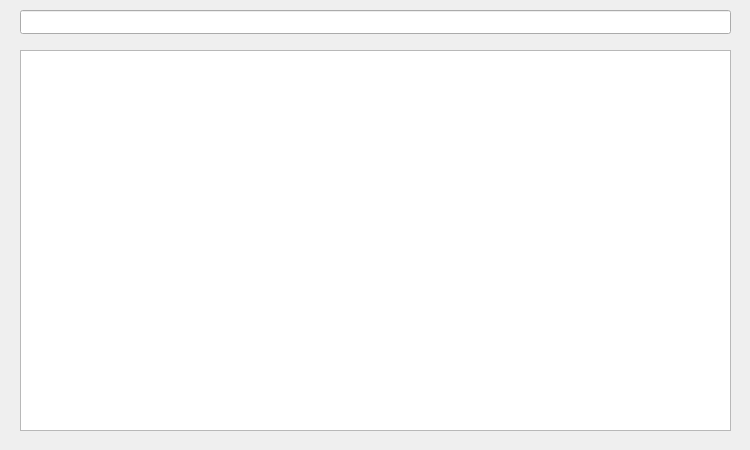
<?xml version="1.0" encoding="UTF-8"?>
<ui version="4.0">
 <class>CMD</class>
 <widget class="QMainWindow" name="CMD">
  <property name="geometry">
   <rect>
    <x>0</x>
    <y>0</y>
    <width>750</width>
    <height>450</height>
   </rect>
  </property>
  <property name="minimumSize">
   <size>
    <width>750</width>
    <height>450</height>
   </size>
  </property>
  <property name="maximumSize">
   <size>
    <width>750</width>
    <height>450</height>
   </size>
  </property>
  <property name="windowTitle">
   <string>CMD</string>
  </property>
  <widget class="QWidget" name="centralwidget">
   <widget class="QLineEdit" name="lineEdit">
    <property name="geometry">
     <rect>
      <x>20</x>
      <y>10</y>
      <width>711</width>
      <height>24</height>
     </rect>
    </property>
   </widget>
   <widget class="QTextEdit" name="textEdit">
    <property name="geometry">
     <rect>
      <x>20</x>
      <y>50</y>
      <width>711</width>
      <height>381</height>
     </rect>
    </property>
    <property name="readOnly">
     <bool>true</bool>
    </property>
   </widget>
  </widget>
 </widget>
 <resources/>
 <connections/>
</ui>
